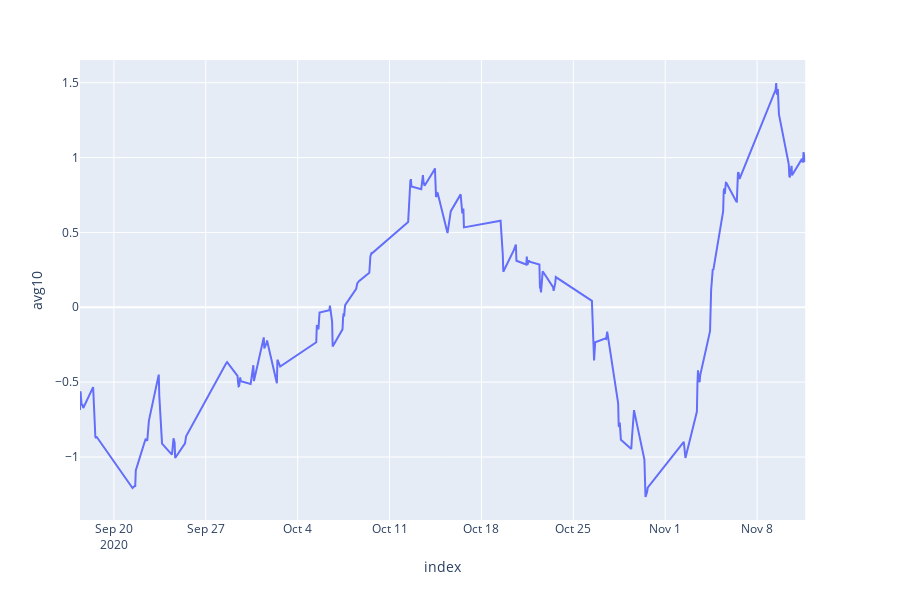

The notebook cell this image was saved under:
### Markdown cell above
### Evolution de la moyenne des prix des dix actions au cours du temps

### Code cell
moyenne10 = df_merged[[name+'_normalisé' for name in brands]].astype(float)
df_merged['avg10'] = moyenne10.mean(axis=1)

#plot
fig = px.line(df_merged, x="index", y='avg10')
fig.show()

### Figure 1 — Plotly figure (JSON) as saved in the notebook; plotly's stock layout.template omitted (floating-point values rounded to 4 significant figures; data arrays with more than 128 entries replaced by an {"elided": "..."} marker saying what was removed)
{"data": [{"hoverlabel": {"namelength": 0}, "hovertemplate": "index=%{x}<br>avg10=%{y}", "legendgroup": "", "line": {"color": "#636efa", "dash": "solid"}, "mode": "lines", "name": "", "showlegend": false, "type": "scatter", "x": {"elided": "187 str values"}, "xaxis": "x", "y": {"elided": "187 float values"}, "yaxis": "y"}], "layout": {"height": 600, "legend": {"tracegroupgap": 0}, "margin": {"t": 60}, "xaxis": {"anchor": "y", "domain": [0, 0.98], "title": {"text": "index"}}, "yaxis": {"anchor": "x", "domain": [0, 1], "title": {"text": "avg10"}}}}
